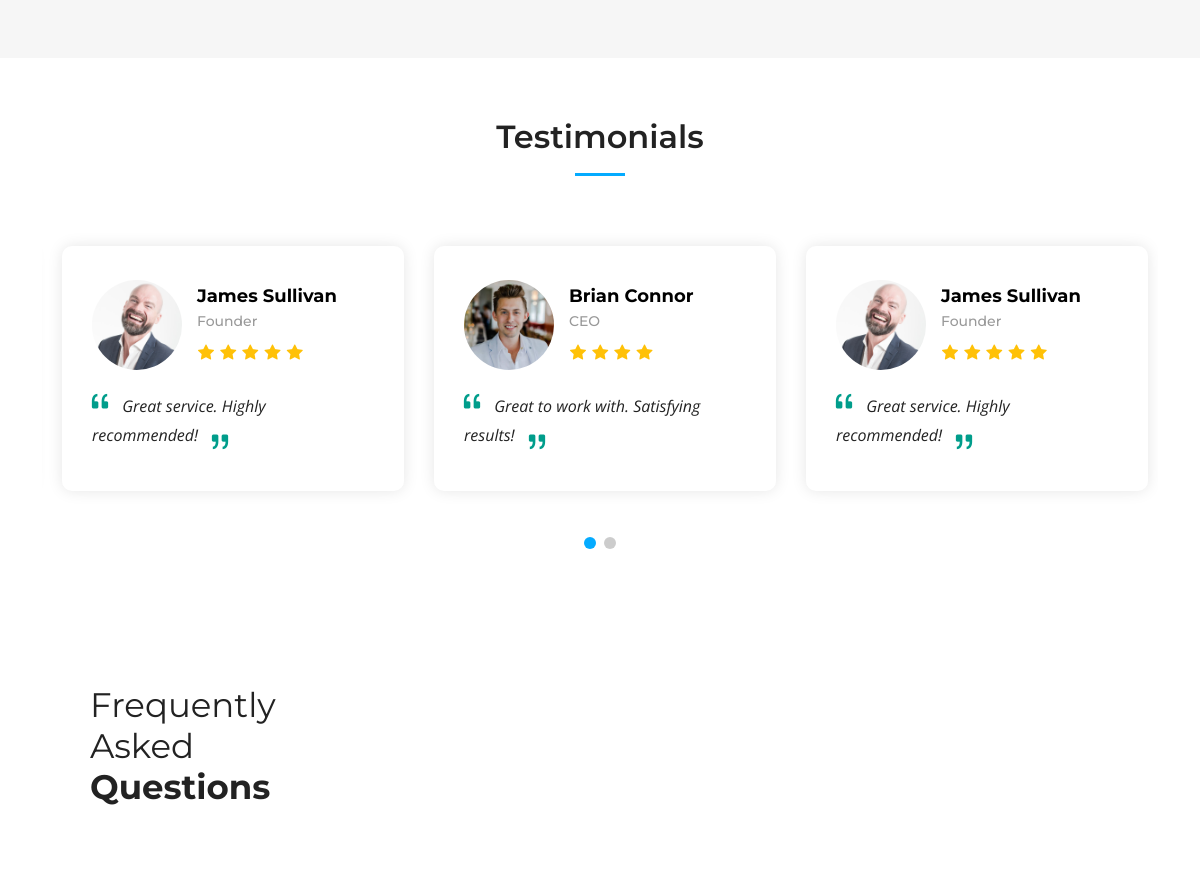
/ (middle part), run on an earlier commit of the app's database.
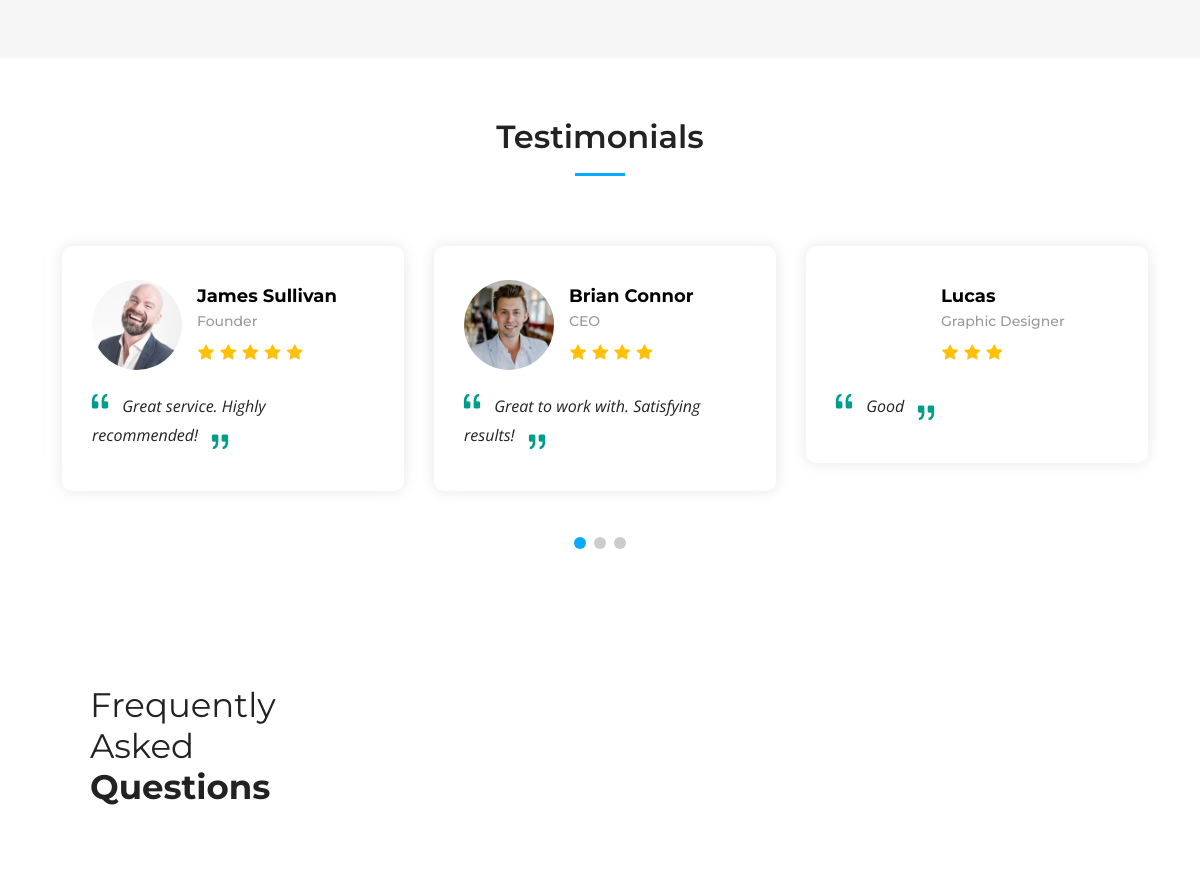
And on a later commit of the database.
### app/models.py (models this page shows, shortened)
class Testimonial(models.Model):
    user_image = models.CharField(max_length=255, blank=True, null=True)
    stars_count = [
        (1, "One"),
        (2, "Two"),
        (3, "Three"),
        (4, "Four"),
        (5, "Five"),
    ]
    rating = models.IntegerField(choices=stars_count)
    username = models.CharField(max_length=50)
    user_position = models.CharField(max_length=50)
    review = models.TextField()

### app/views.py (the view)
# urls.py: path("", index, name="home"),
def index(request):
    general_info = GeneralInfo.objects.first()
    services = Service.objects.all()
    testimonials = Testimonial.objects.all()
    faqs = FrequencyAskedQuestion.objects.all()
    context = {
        "company_name": general_info.company_name,
        "location": general_info.location,
        "phone": general_info.phone,
        "email": general_info.email,
        "open_hours": general_info.open_hours,
        "video_url": general_info.video_url,
        "twitter_url": general_info.twitter_url,
        "facebook_url": general_info.facebook_url,
        "instagram_url": general_info.instagram_url,
        "linkedin_url": general_info.linkedin_url,
        "services": services,
        "testimonials": testimonials,
        "faqs": faqs,
    }
    return render(request, "index.html", context)

### templates/index.html (shortened to what this page needs)
{% extends 'assets/main.html' %}
{% load static %}
{% block mainContent %}
    <section id="services" class="services sections-bg">
    </section>
    <section id="testimonials" class="testimonials">
      <div class="container" data-aos="fade-up">
        <div class="section-header">
          <h2>Testimonials</h2>
        </div>
        <div class="slides-3 swiper" data-aos="fade-up" data-aos-delay="100">
          <div class="swiper-wrapper">
            {% for testimonial in testimonials %}
              <div class="swiper-slide">
                <div class="testimonial-wrap">
                  <div class="testimonial-item">
                    <div class="d-flex align-items-center">
                      {% if 'http' in testimonial.user_image %}
                        <img src="{{ testimonial.user_image }}" class="testimonial-img flex-shrink-0" alt="">
                      {% else %}
                        <img src="{% static testimonial.user_image %}" class="testimonial-img flex-shrink-0" alt="">
                      {% endif %}
                      <div>
                        <h3>{{ testimonial.username }}</h3>
                        <h4>{{ testimonial.user_position }}</h4>
                        <div class="stars">
                          {% for i in 'x'|ljust:testimonial.rating %}
                            <i class="bi bi-star-fill"></i>
                          {% endfor %}
                        </div>
                      </div>
                    </div>
                    <p>
                      <i class="bi bi-quote quote-icon-left"></i>
                      {{ testimonial.review }}
                      <i class="bi bi-quote quote-icon-right"></i>
                    </p>
                  </div>
                </div>
              </div>
            {% endfor %}
          </div>
          <div class="swiper-pagination"></div>
        </div>
      </div>
    </section>
    <section id="faq" class="faq">
      <div class="container" data-aos="fade-up">
        <div class="row gy-4">
          <div class="col-lg-4">
            <div class="content px-xl-5">
              <h3>Frequently Asked <strong>Questions</strong></h3>
            </div>
          </div>
          <div class="col-lg-8">
          </div>
        </div>
      </div>
    </section>
{% endblock %}

What changed in the data, as far as the page shows it:
added Testimonial: username "Lucas", user_position "Graphic Designer", rating 3 (drawn), review "Good"
